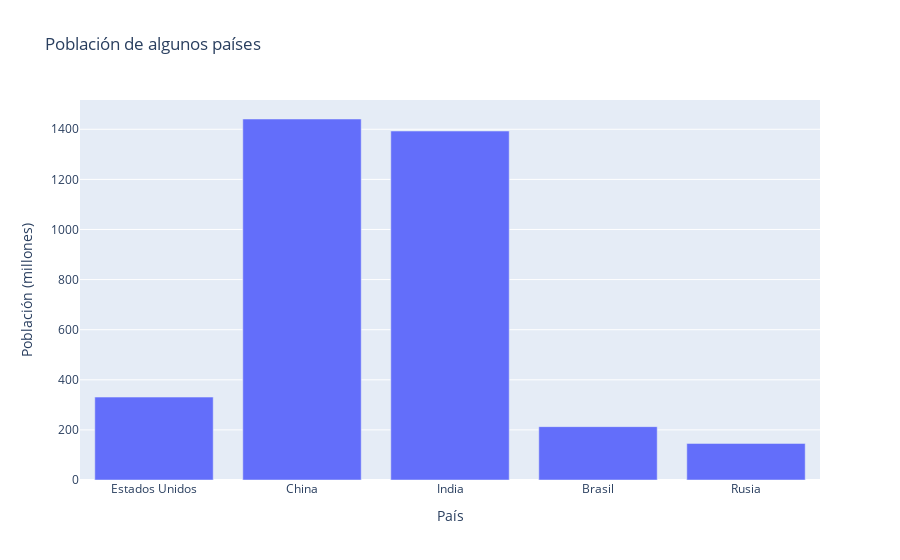

Notebook source saved alongside this figure:
### Code cell
# Crear un DataFrame con datos de población de algunos países
data = {
    'País': ['Estados Unidos', 'China', 'India', 'Brasil', 'Rusia'],
    'Población (millones)': [331, 1441, 1393, 213, 146],
}

df = pd.DataFrame(data)

# Crear el gráfico interactivo utilizando Plotly Express
fig = px.bar(df, x='País', y='Población (millones)', title='Población de algunos países')

# Mostrar el gráfico interactivo en el Jupyter Notebook
fig.show()

### Figure 1 — Plotly figure (JSON) as saved in the notebook; plotly's stock layout.template omitted (floating-point values rounded to 4 significant figures)
{"data": [{"alignmentgroup": "True", "hovertemplate": "País=%{x}<br>Población (millones)=%{y}<extra></extra>", "legendgroup": "", "marker": {"color": "#636efa", "pattern": {"shape": ""}}, "name": "", "offsetgroup": "", "orientation": "v", "showlegend": false, "textposition": "auto", "type": "bar", "x": ["Estados Unidos", "China", "India", "Brasil", "Rusia"], "xaxis": "x", "y": [331, 1441, 1393, 213, 146], "yaxis": "y"}], "layout": {"barmode": "relative", "legend": {"tracegroupgap": 0}, "title": {"text": "Población de algunos países"}, "xaxis": {"anchor": "y", "domain": [0, 1], "title": {"text": "País"}}, "yaxis": {"anchor": "x", "domain": [0, 1], "title": {"text": "Población (millones)"}}}}
